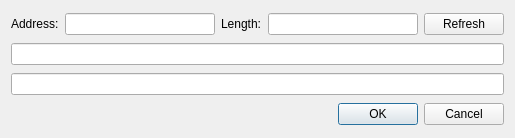
<?xml version="1.0" encoding="UTF-8"?>
<ui version="4.0">
 <class>Dialog</class>
 <widget class="QDialog" name="Dialog">
  <property name="geometry">
   <rect>
    <x>0</x>
    <y>0</y>
    <width>515</width>
    <height>138</height>
   </rect>
  </property>
  <property name="windowTitle">
   <string>Hex Edit</string>
  </property>
  <layout class="QGridLayout" name="gridLayout">
   <item row="0" column="0">
    <layout class="QHBoxLayout" name="horizontalLayout">
     <item>
      <widget class="QLabel" name="label">
       <property name="text">
        <string>Address:</string>
       </property>
      </widget>
     </item>
     <item>
      <widget class="QLineEdit" name="lineEdit_Address"/>
     </item>
     <item>
      <widget class="QLabel" name="label_2">
       <property name="text">
        <string>Length:</string>
       </property>
      </widget>
     </item>
     <item>
      <widget class="QLineEdit" name="lineEdit_Length"/>
     </item>
     <item>
      <widget class="QPushButton" name="pushButton_Refresh">
       <property name="text">
        <string>Refresh</string>
       </property>
      </widget>
     </item>
    </layout>
   </item>
   <item row="1" column="0">
    <widget class="QLineEdit" name="lineEdit_AsciiView"/>
   </item>
   <item row="2" column="0">
    <widget class="QLineEdit" name="lineEdit_HexView"/>
   </item>
   <item row="3" column="0">
    <widget class="QDialogButtonBox" name="buttonBox">
     <property name="orientation">
      <enum>Qt::Horizontal</enum>
     </property>
     <property name="standardButtons">
      <set>QDialogButtonBox::Cancel|QDialogButtonBox::Ok</set>
     </property>
    </widget>
   </item>
  </layout>
 </widget>
 <resources/>
 <connections>
  <connection>
   <sender>buttonBox</sender>
   <signal>accepted()</signal>
   <receiver>Dialog</receiver>
   <slot>accept()</slot>
   <hints>
    <hint type="sourcelabel">
     <x>248</x>
     <y>254</y>
    </hint>
    <hint type="destinationlabel">
     <x>157</x>
     <y>274</y>
    </hint>
   </hints>
  </connection>
  <connection>
   <sender>buttonBox</sender>
   <signal>rejected()</signal>
   <receiver>Dialog</receiver>
   <slot>reject()</slot>
   <hints>
    <hint type="sourcelabel">
     <x>316</x>
     <y>260</y>
    </hint>
    <hint type="destinationlabel">
     <x>286</x>
     <y>274</y>
    </hint>
   </hints>
  </connection>
 </connections>
</ui>
